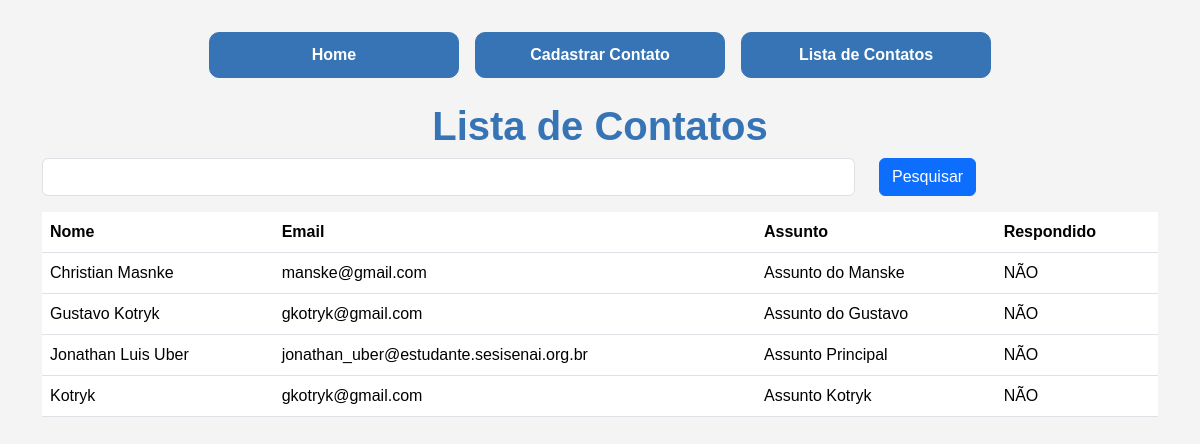
The app's page /contato/lista/, older data.
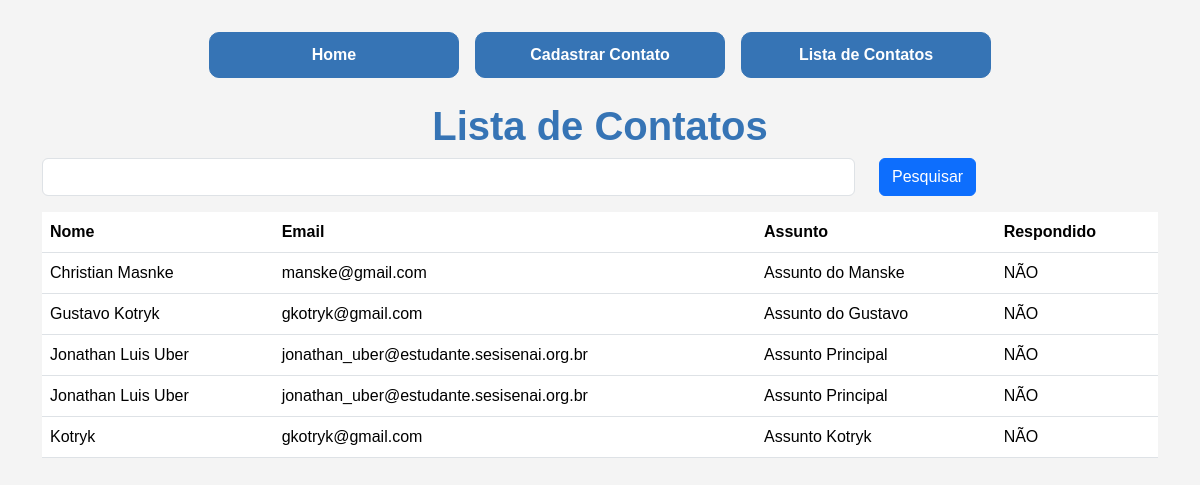
The same page, newer data.
### app/models.py (models this page shows)
class Contato(db.Model):
    id = db.Column(db.Integer, primary_key=True)
    data_envio = db.Column(db.DateTime, default=datetime.now())
    nome = db.Column(db.String(100), nullable=True)
    email = db.Column(db.String(100), nullable=True)
    assunto = db.Column(db.String(100), nullable=True)
    mensagem = db.Column(db.String(100), nullable=True)
    respondido = db.Column(db.Integer, default=0)

### app/views.py (the view)
@app.route('/contato/lista/')
def contatoLista():
    if request.method == 'GET':
        pesquisa = request.args.get('pesquisa', '')
    dados = Contato.query.order_by('nome')
    if pesquisa != '':
        dados = dados.filter(Contato.nome.ilike(f'%{pesquisa}%'))
    context = {'dados' : dados.all()}
    return render_template('contato_lista.html', context=context)

### app/templates/contato_lista.html
{% extends "base.html" %}
{% block content %}
    <div class="container">
        {% include "nav.html" %}
            <div class="row mt-4">
                <h3>Lista de Contatos</h3>
                <form action="" method="get" class="row">
                    <div class="col-9">
                        <input type="text" name="pesquisa" class="form-control">
                    </div>
                    <div class="col-3">
                        <button type="submit" class="btn btn-primary">Pesquisar</button>
                    </div>
                </form>
                <div class="col-12">
                    <table class="table mt-3">
                        <thead>
                            <tr>
                                <th>Nome</th>
                                <th>Email</th>
                                <th>Assunto</th>
                                <th>Respondido</th>
                            </tr>
                        </thead>
                        <body>
                            {% for linha in context.dados %}
                                <tr>
                                    <td>{{ linha.nome }}</td>
                                    <td>{{ linha.email }}</td>
                                    <td>{{ linha.assunto }}</td>
                                    <td>
                                        {% if linha.respondido == 1 %}
                                            SIM
                                        {% else %}
                                            NÃO
                                        {% endif%}
                                    </td>
                                </tr>
                            {% endfor %}
                        </body>
                    </table>
                </div>
            </div>
       </div>
{% endblock %}

### app/templates/base.html (shortened to what this page needs)
<!DOCTYPE html>
<html lang="pt-br">
<head>
    <link href="https://cdn.jsdelivr.net/npm/bootstrap@5.3.7/dist/css/bootstrap.min.css" rel="stylesheet">
    <link rel="stylesheet" href="{{ url_for('static', filename='style.css') }}">
</head>
<body>
    <section class="container-fluid">
        {% block content %} {% endblock %}
    </section>
</body>
</html>

### app/templates/nav.html
{% extends "base.html" %}
{% block content %}
    <div class="botoesLinks">
        <a href="{{url_for('homepage')}}" class>Home</a>
        <a href="{{url_for('contato_cadastro')}}">Cadastrar Contato</a>
        <a href="{{url_for('contatoLista')}}" style="text-align: center;">Lista de Contatos</a>
    </div>
{% endblock %}

### app/static/style.css (style rules this page uses)
* { margin: 0; padding: 0; }
body { font-family: Arial, sans-serif; background-color: #f4f4f4; color: #3674B5; }
h3 { font-size: 40px; text-align: center; font-weight: 800; }
a { display: flex; justify-content: center; text-decoration: none !important; color: #ffffff !important; font-weight: 600; background-color: #3674B5; padding: 10px; width: 250px; border-radius: 10px; transition: all 0.8s ease; border: 1px solid #3674B5; }
.container-fluid { display: flex; flex-direction: column; justify-content: center; align-items: center; }
.botoesLinks { display: flex; flex-direction: row; justify-content: center; align-items: center; gap: 1rem; margin-top: 2rem; }

Row changes from the older to the newer data that the page shows:
added Contato: nome "Jonathan Luis Uber", email "jonathan_uber@estudante.sesisenai.org.br", assunto "Assunto Principal", respondido "NÃO"
